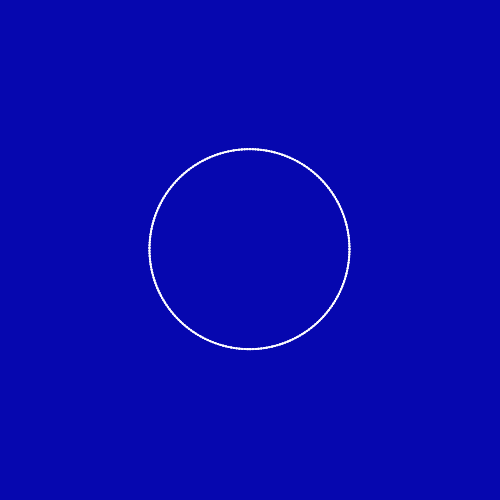
Frame 1 (no input)
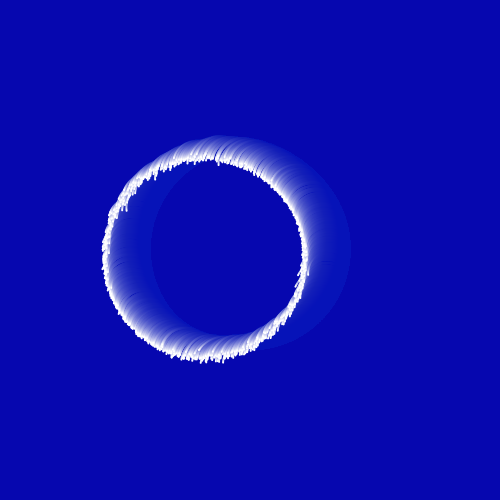
Frame 60 (the mouse pressed at the canvas centre just before this capture)
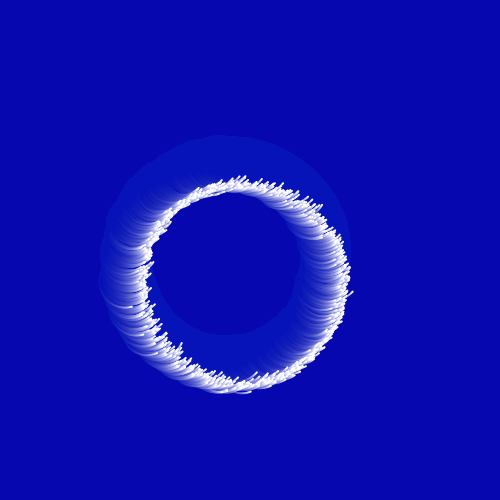
Frame 120 (the mouse held since frame 60 and released just before this capture)

The Processing sketch that drew these frames (run headless with seeded random() and noise(); from frame 60 on, the mouse is pressed at the canvas centre):

// Processing sketch: sketch_27042017
// ── sketch_27042017.pde
BallSystem bs;

void setup(){
  size(500, 500);
  smooth();
  bs = new BallSystem();
  background(6,7,175);
  noStroke();
}

void draw(){
  fill(6,7,175,20);
  rect(-10,-10, width, height);
  fill(255);
  translate(width/2, height/2);
  bs.display();
}
// ── Ball.pde
class Ball{
  float angle = 10;
  float speed;
  float base = 0;
  float x, y;
  Ball(float newX, float newY){
    x = newX;
    y = newY;
  }
  
  void move(){
    speed = random(0.02, 0.06);
    x = x + sin(angle);
    y = y + cos(angle);
    angle = angle + speed;
  }
  
  void display(){
    ellipse(x,y,2,2);
  }
}
// ── BallSystem.pde
class BallSystem{
  float angle = 0;
  float speed = random(0.05, 0.1);
  float x, y;
  float base = 0;
  Ball[] b = new Ball[1000];
  BallSystem(){
    for(int i = 0; i<=b.length-1; i++){
      x = base + sin(angle)*100;
      y = base + cos(angle)*100;
      angle = angle+speed;
      b[i] = new Ball(x,y);
    }
  }
  
  void display(){
    for(int i = 0; i<=b.length-1; i++){
      b[i].move();
      b[i].display();
    }
  }
}
